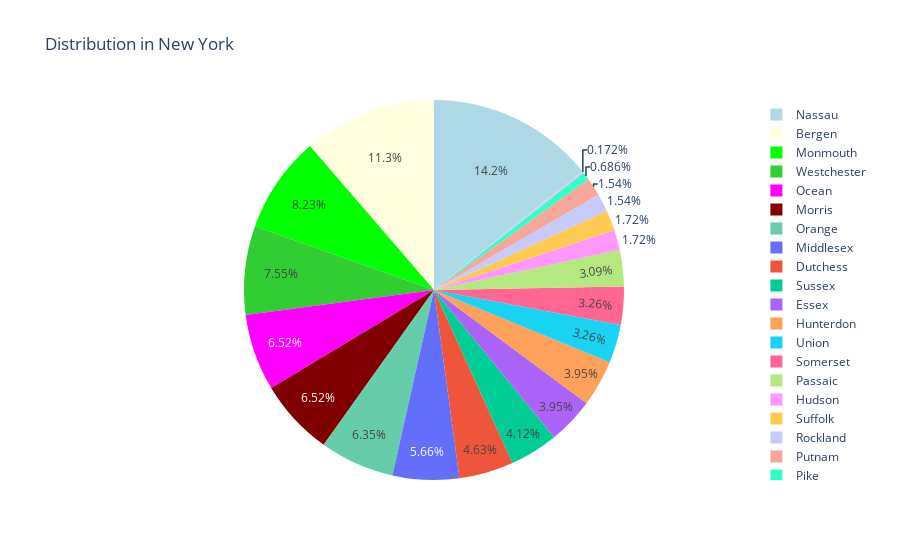
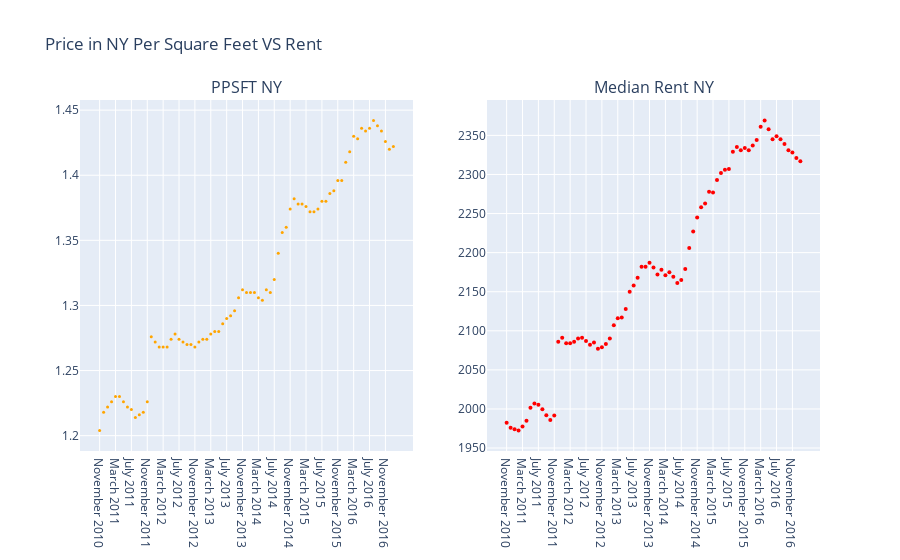

Notebook cell for these charts, in order:
### Markdown cell above
Plot comparison between Median Rent and PPSFT in New York

### Code cell
#Variable assig
ny_pi = ny["County"].value_counts()
colors = ["lightblue", "lightyellow", "lime",
          "limegreen", "magenta", "maroon", "mediumaquamarine"]

# Pie chart
trace = go.Pie(labels=ny_pi.index,
               values=ny_pi.values,
               marker=dict(colors=colors))

layout = go.Layout(title="Distribution in New York")

data = [trace]
fig = go.Figure(data=data, layout=layout)
py.iplot(fig)

#For Scatter plot
trace = go.Scatter(x=months,
                   y=np.nanmedian(ny[months], axis=0),
                   mode='markers', marker=dict(size=3, color=('orange')),
                   name="ny Median PPSFT")


#For Scatter plot
trace1 = go.Scatter(x=months,
                    y=np.nanmedian(ny_r[months], axis=0),
                    mode='markers', marker=dict(size=4, color=('red')),
                    name="NY Median Rent")


fig = tools.make_subplots(rows=1, cols=2,
                          subplot_titles=('PPSFT NY', 'Median Rent NY'))

fig.append_trace(trace, 1, 1)
fig.append_trace(trace1, 1, 2)

layout = go.Layout(title="Median index price of NY",
                   xaxis=dict(title="Months"), yaxis=dict(title="PPSFT"))

fig['layout'].update(
    showlegend=False, title='Price in NY Per Square Feet VS Rent')
py.iplot(fig)

### Figure 1 — Plotly figure (JSON) as saved in the notebook; plotly's stock layout.template omitted (floating-point values rounded to 4 significant figures)
{"data": [{"labels": ["Nassau", "Bergen", "Monmouth", "Westchester", "Ocean", "Morris", "Orange", "Middlesex", "Dutchess", "Sussex", "Essex", "Hunterdon", "Union", "Somerset", "Passaic", "Hudson", "Suffolk", "Rockland", "Putnam", "Pike", "Queens"], "marker": {"colors": ["lightblue", "lightyellow", "lime", "limegreen", "magenta", "maroon", "mediumaquamarine"]}, "type": "pie", "values": [83, 66, 48, 44, 38, 38, 37, 33, 27, 24, 23, 23, 19, 19, 18, 10, 10, 9, 9, 4, 1]}], "layout": {"title": {"text": "Distribution in New York"}}}

### Figure 2 — Plotly figure (JSON) as saved in the notebook; plotly's stock layout.template omitted (floating-point values rounded to 4 significant figures)
{"data": [{"marker": {"color": "orange", "size": 3}, "mode": "markers", "name": "ny Median PPSFT", "type": "scatter", "x": ["November 2010", "December 2010", "January 2011", "February 2011", "March 2011", "April 2011", "May 2011", "June 2011", "July 2011", "August 2011", "September 2011", "October 2011", "November 2011", "December 2011", "January 2012", "February 2012", "March 2012", "April 2012", "May 2012", "June 2012", "July 2012", "August 2012", "September 2012", "October 2012", "November 2012", "December 2012", "January 2013", "February 2013", "March 2013", "April 2013", "May 2013", "June 2013", "July 2013", "August 2013", "September 2013", "October 2013", "November 2013", "December 2013", "January 2014", "February 2014", "March 2014", "April 2014", "May 2014", "June 2014", "July 2014", "August 2014", "September 2014", "October 2014", "November 2014", "December 2014", "January 2015", "February 2015", "March 2015", "April 2015", "May 2015", "June 2015", "July 2015", "August 2015", "September 2015", "October 2015", "November 2015", "December 2015", "January 2016", "February 2016", "March 2016", "April 2016", "May 2016", "June 2016", "July 2016", "August 2016", "September 2016", "October 2016", "November 2016", "December 2016", "January 2017"], "xaxis": "x", "y": [1.204, 1.218, 1.222, 1.226, 1.23, 1.23, 1.226, 1.222, 1.22, 1.214, 1.216, 1.218, 1.226, 1.276, 1.272, 1.268, 1.268, 1.268, 1.274, 1.278, 1.274, 1.272, 1.27, 1.27, 1.268, 1.272, 1.274, 1.274, 1.278, 1.28, 1.28, 1.286, 1.29, 1.292, 1.296, 1.306, 1.312, 1.31, 1.31, 1.31, 1.306, 1.304, 1.312, 1.31, 1.32, 1.34, 1.356, 1.36, 1.374, 1.382, 1.378, 1.378, 1.376, 1.372, 1.372, 1.374, 1.38, 1.38, 1.386, 1.388, 1.396, 1.396, 1.41, 1.418, 1.43, 1.428, 1.436, 1.434, 1.436, 1.442, 1.438, 1.434, 1.426, 1.42, 1.422], "yaxis": "y"}, {"marker": {"color": "red", "size": 4}, "mode": "markers", "name": "NY Median Rent", "type": "scatter", "x": ["November 2010", "December 2010", "January 2011", "February 2011", "March 2011", "April 2011", "May 2011", "June 2011", "July 2011", "August 2011", "September 2011", "October 2011", "November 2011", "December 2011", "January 2012", "February 2012", "March 2012", "April 2012", "May 2012", "June 2012", "July 2012", "August 2012", "September 2012", "October 2012", "November 2012", "December 2012", "January 2013", "February 2013", "March 2013", "April 2013", "May 2013", "June 2013", "July 2013", "August 2013", "September 2013", "October 2013", "November 2013", "December 2013", "January 2014", "February 2014", "March 2014", "April 2014", "May 2014", "June 2014", "July 2014", "August 2014", "September 2014", "October 2014", "November 2014", "December 2014", "January 2015", "February 2015", "March 2015", "April 2015", "May 2015", "June 2015", "July 2015", "August 2015", "September 2015", "October 2015", "November 2015", "December 2015", "January 2016", "February 2016", "March 2016", "April 2016", "May 2016", "June 2016", "July 2016", "August 2016", "September 2016", "October 2016", "November 2016", "December 2016", "January 2017"], "xaxis": "x2", "y": [1982.0, 1976, 1974, 1972.0, 1978.0, 1985, 2002.0, 2007, 2006.0, 2000.0, 1992, 1986, 1992.0, 2086, 2091, 2084, 2084, 2086, 2090, 2091, 2087, 2082, 2085, 2077, 2079, 2083, 2090, 2107, 2116, 2117, 2128, 2150, 2158, 2168, 2182, 2182, 2187, 2181, 2172, 2178, 2171, 2175, 2169, 2161, 2165, 2179, 2206, 2227, 2245, 2258, 2263, 2278, 2277, 2293, 2302, 2306, 2307, 2329, 2335, 2331, 2334, 2331, 2337, 2344, 2361, 2369, 2358, 2345, 2349, 2345, 2339, 2331, 2328, 2321, 2317], "yaxis": "y2"}], "layout": {"annotations": [{"font": {"size": 16}, "showarrow": false, "text": "PPSFT NY", "x": 0.225, "xanchor": "center", "xref": "paper", "y": 1, "yanchor": "bottom", "yref": "paper"}, {"font": {"size": 16}, "showarrow": false, "text": "Median Rent NY", "x": 0.775, "xanchor": "center", "xref": "paper", "y": 1, "yanchor": "bottom", "yref": "paper"}], "showlegend": false, "title": {"text": "Price in NY Per Square Feet VS Rent"}, "xaxis": {"anchor": "y", "domain": [0, 0.45]}, "xaxis2": {"anchor": "y2", "domain": [0.55, 1]}, "yaxis": {"anchor": "x", "domain": [0, 1]}, "yaxis2": {"anchor": "x2", "domain": [0, 1]}}}
